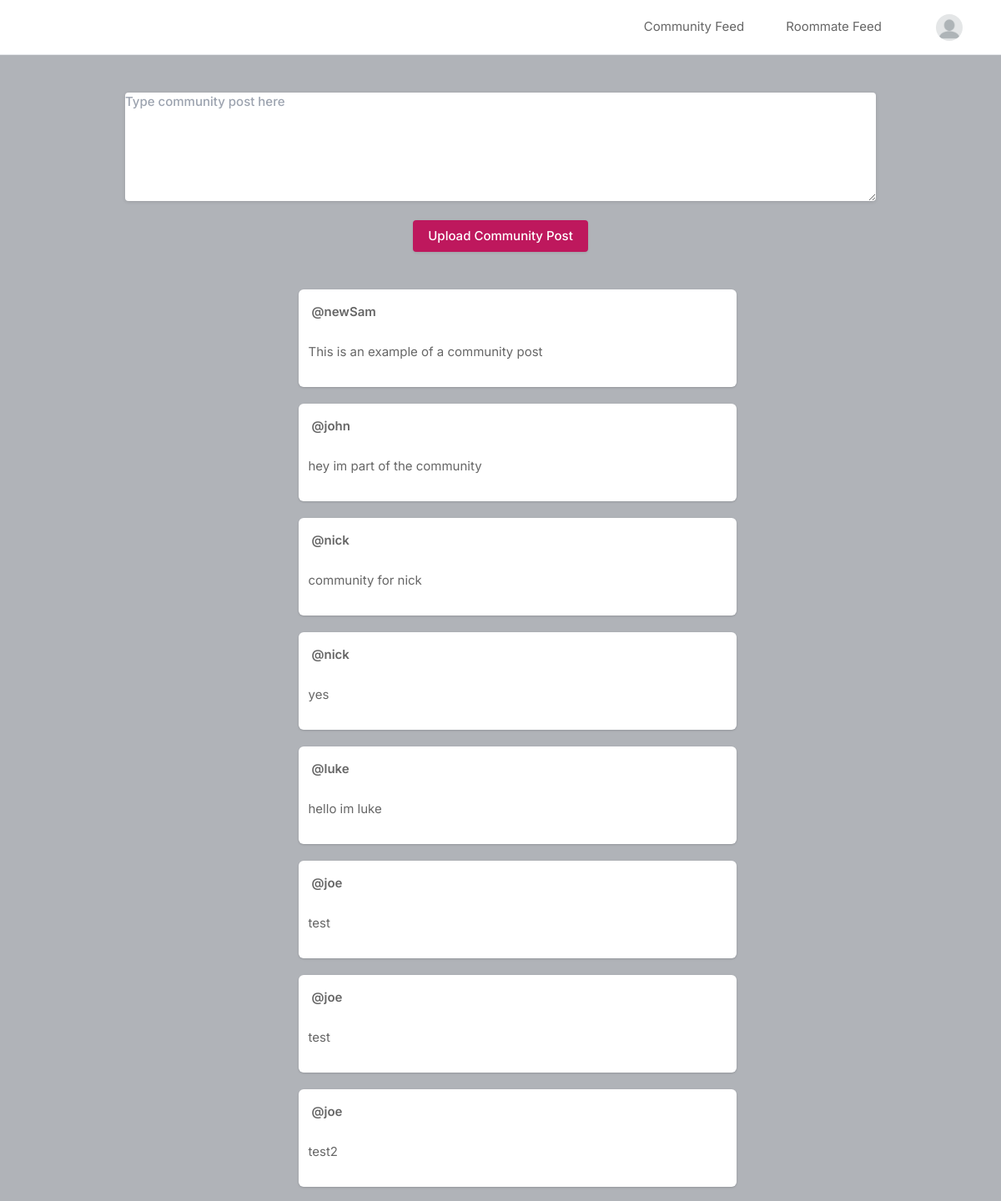
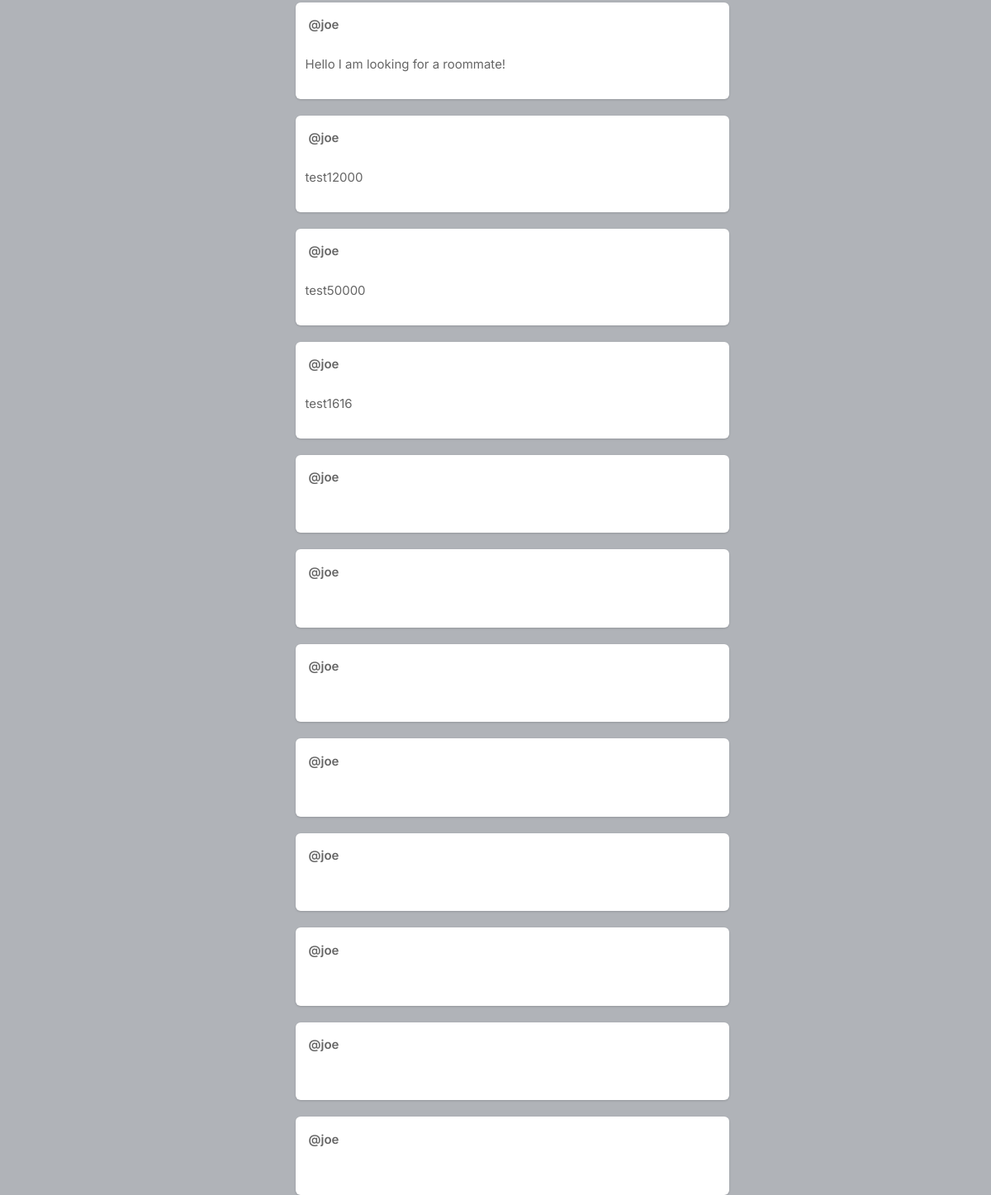
The page / (signed in) on the database as committed earlier (2 pictures, top to bottom).
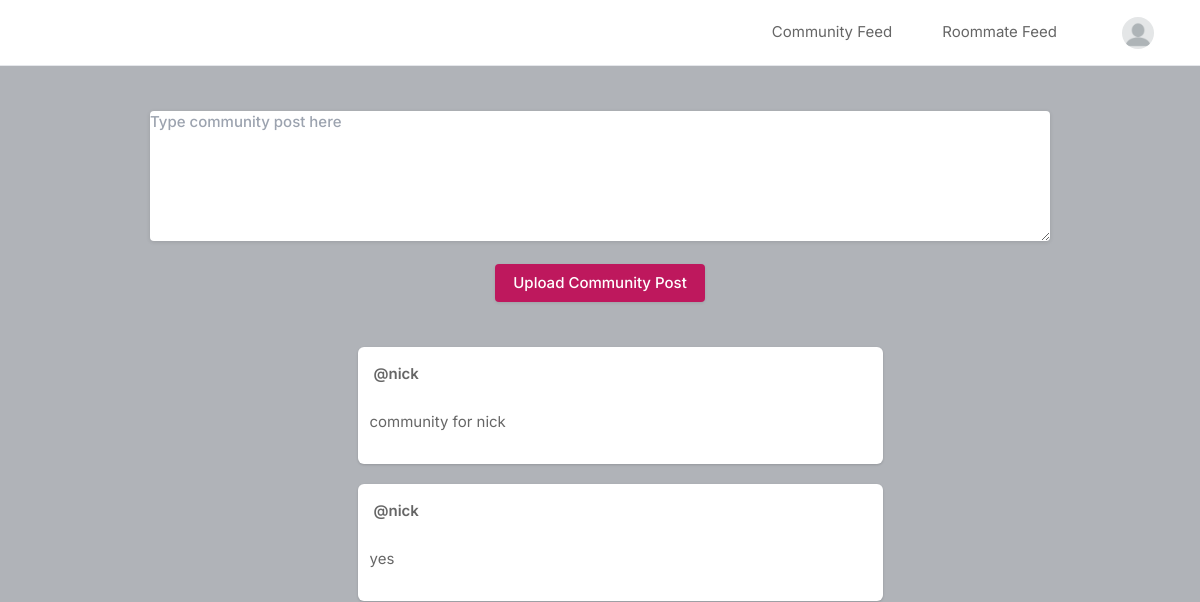
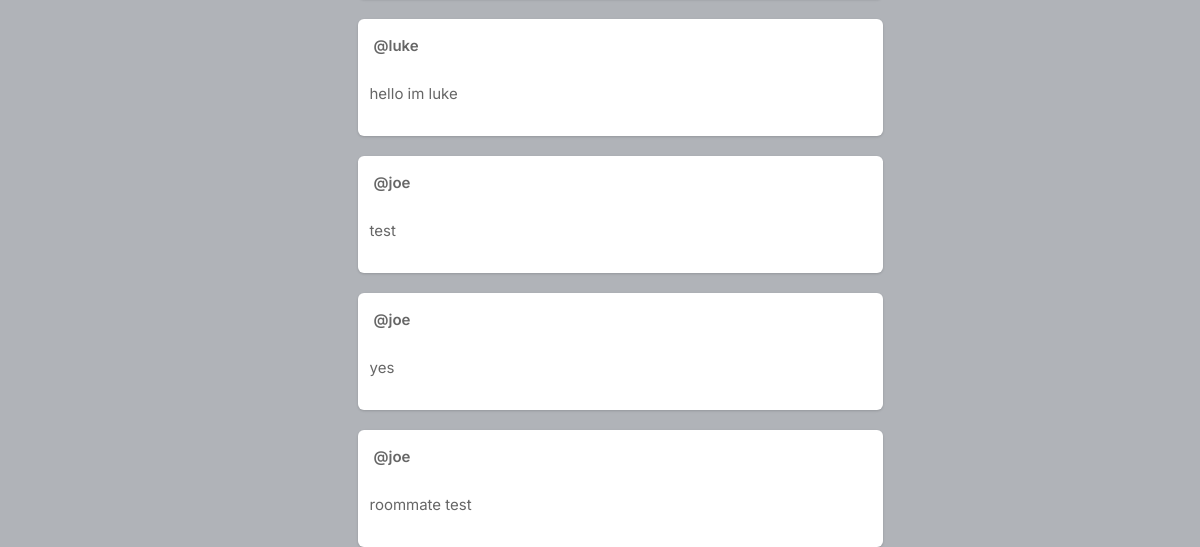
The same page on the database as committed later (2 pictures, top to bottom).
### core/models.py (models this page shows, shortened)
class Post(models.Model):
    id = models.UUIDField(primary_key=True, default=uuid.uuid4)
    user = models.CharField(max_length=100)
    caption = models.TextField()
    created_at = models.DateTimeField(default=datetime.now)

### core/views.py (the view)
# urls.py: path('', views.index, name='index'),
@login_required(login_url='signin')
def index(request):
    user_object = User.objects.get(username=request.user.username)
    user_profile = Profile.objects.get(user=user_object)
    posts = Post.objects.all()
    return render(request, 'index.html', {'user_profile': user_profile, 'posts': posts})

### templates/index.html (shortened to what this page needs)
{% load static %}
<!DOCTYPE html>
<html lang="en">
<head>
    <link rel="stylesheet" href="{% static 'assets/css/icons.css' %}">
    <link rel="stylesheet" href="{% static 'assets/css/uikit.css' %}">
    <link rel="stylesheet" href="{% static 'assets/css/style.css' %}">
    <link rel="stylesheet" href="{% static 'assets/css/tailwind.css' %}">
</head>
<body>
            <header>
                <div class="header_inner">
                    <div class="right-side lg:pr-4">
                        <a href="#">
                            Community Feed
                        </a>
                        <a href="#">
                            Roommate Feed
                        </a>
                        <a href="#">
                            <img src="{{user_profile.profileimg.url}}" class="header-avatar" alt="">
                        </a>
                    </div>
                </div>
            </header>
            <div class="container m-auto">
                <div class="flex flex-col choose-upload text-center">
                    <form action="upload" method="POST"enctype="multipart/form-data">
                    <div>
                        <textarea class="button soft-warning small" name="caption" placeholder="Type community post here"></textarea>
                    </div>
                    <br>
                    <button class="button bg-blue-700" type="submit">Upload Community Post</button>
                    </form>
                </div>
                <br>
                <br>
                <div class="lg:flex justify-center lg:space-x-10 lg:space-y-0 space-y-5">
                    <div class="space-y-5 flex-shrink-0 lg:w-7/12">
                        {% for post in posts %}
                        <div class="bg-white shadow rounded-md  -mx-2 lg:mx-0">
                            <div class="flex justify-between items-center px-4 py-3">
                                <div class="flex flex-1 items-center space-x-4">
                                    <span class="block font-semibold "><a href="/profile/{{post.user}}">@{{post.user}}</a></span>
                                </div>
                              <div>
                                <a href="#"> <i class="icon-feather-more-horizontal text-2xl hover:bg-gray-200 rounded-full p-2 transition -mr-1 "></i> </a>
                              </div>
                            </div>
                            <div>
                                <a href="#" class="flex items-center px-3 py-2 text-black-500 rounded-md ">
                                    {{post.caption}}
                                </a>
                            </div>
                            <br>
                        </div>
                        {% endfor %}
                    </div>
                    </div>
                </div>
</body>
</html>

Rows that differ between the two databases and show on the page:
removed Post: user "newSam", caption "This is an example of a community post"
removed Post: user "john", caption "hey im part of the community"
removed Post: user "joe", caption "test"
removed Post: user "joe", caption "test2"
removed Post: user "joe", caption "Hello I am looking for a roommate!"
removed Post: user "joe", caption "test12000"
removed Post: user "joe", caption "test50000"
removed Post: user "joe", caption "test1616"
removed Post: user "joe"
removed Post: user "joe"
removed Post: user "joe"
removed Post: user "joe"
removed Post: user "joe"
removed Post: user "joe"
removed Post: user "joe"
removed Post: user "joe"
added Post: user "joe", caption "yes"
added Post: user "joe", caption "roommate test"
